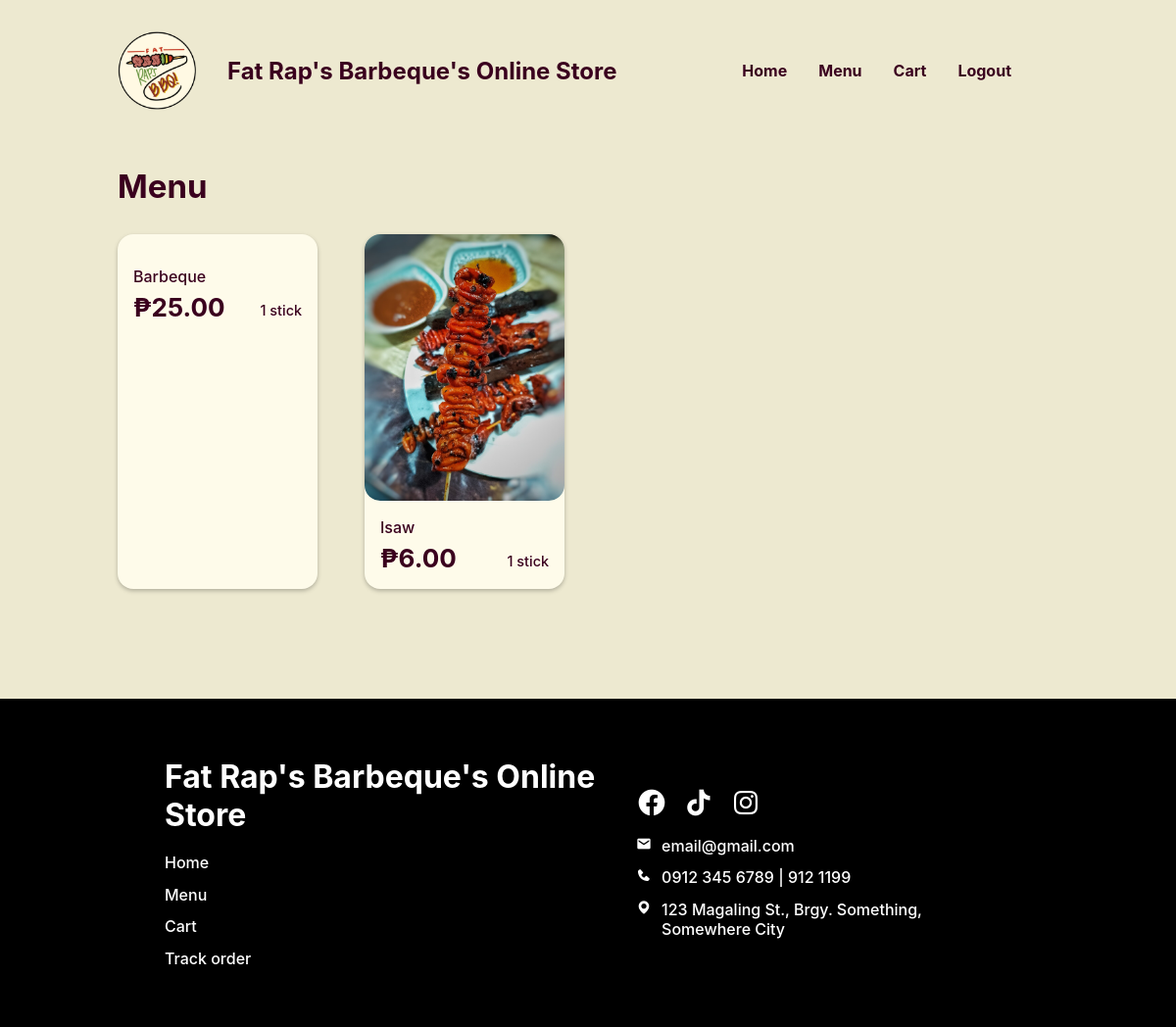
Page /Website/menu.php (signed in) on the committed database.
### tables this page shows
CREATE TABLE `food` (
  `FOOD_ID` int(18) UNSIGNED NOT NULL,
  `CTGY_ID` int(18) NOT NULL,
  `FOOD_NAME` varchar(20) NOT NULL,
  `FOOD_PRICE` decimal(10,2) NOT NULL,
  `FOOD_DESC` varchar(50) NOT NULL,
  `FOOD_IMG` varchar(255) NOT NULL,
  `FOOD_STOCK` int(20) NOT NULL,
  `FOOD_ACTIVE` varchar(10) NOT NULL,
  `FOOD_TYPE` varchar(16) NOT NULL
);

### Website/menu.php (the view, shortened to what this page needs)
<?php
@include 'constants.php';
$PRSN_ROLE = $_SESSION['prsn_role'];
?>
<!DOCTYPE html>
<html lang="en">
<head>
    <link rel="stylesheet" href="header-styles.css">
    <link rel="stylesheet" href="customer-styles.css">
    <link href='https://unpkg.com/boxicons@2.1.4/css/boxicons.min.css' rel='stylesheet'>
</head>
<body>
    <header>
        <div class="header-container">
            <div class="website-title">
                <img id="logo" src="images/client-logo.png">
                <div class="text">
                    <h1>Fat Rap's Barbeque's Online Store</h1>
                </div>
            </div>
            <ul class = 'menubar'>
                <li><a href="<?php echo SITEURL; ?>cus-home-page.php">Home</a></li>
                <li><a href="<?php echo SITEURL; ?>menu.php">Menu</a></li>
                <li><a href="<?php echo SITEURL; ?>cart.php">Cart</a></li>
                <?php
                if (isset($_SESSION['prsn_id'])) {
                ?>
                    <li><a href="<?php echo SITEURL; ?>logout.php">Logout</a>
                    <?php
                } else {
                    ?>
                    <li><a href="<?php echo SITEURL; ?>login-page.php">Login</a></li>
                <?php
                }
                ?>
            </ul>
        </div>
    </header>
    <main>
        <section class="section menu">
            <div class="section-heading">
                <h2>Menu</h2>
            </div>
            <section class="section-body">
            <?php
            $sql = "SELECT * FROM food WHERE FOOD_ACTIVE = 'Yes' AND FOOD_TYPE = '$PRSN_ROLE'";
            $res = mysqli_query($conn, $sql);
            $count = mysqli_num_rows($res);
            if ($count > 0) {
                while ($row = mysqli_fetch_assoc($res)) {
                    $FOOD_ID = $row['FOOD_ID'];
                    $FOOD_NAME = $row['FOOD_NAME'];
                    $FOOD_IMG = $row['FOOD_IMG'];
                    $FOOD_PRICE = $row['FOOD_PRICE'];
            ?>
                    <a class="menu-item" href="<?php echo SITEURL; ?>product-info.php?FOOD_ID=<?php echo $FOOD_ID?>">
                        <img src="<?php echo SITEURL; ?>images/<?php echo $FOOD_IMG; ?>" alt="">
                        <div class="text">
                            <p class="name"><?php echo $FOOD_NAME?></p>
                            <div class="inline">
                                <h2>₱<?php echo $FOOD_PRICE ?></h3>
                                    <p>1 stick</p>
                            </div>
                        </div>
                    </a>
            <?php
                }
            }
            ?>
            </section>
        </section>
    </main>
    <footer>
        <div class="footer-container">
            <div class="left-container">
                <h1>Fat Rap's Barbeque's Online Store</h1>
                <div class="list">
                    <ul>
                        <li><a href="<?php echo SITEURL; ?>cus-home-page.php">Home</a></li>
                        <li><a href="<?php echo SITEURL; ?>menu.php">Menu</a></li>
                        <li><a href="<?php echo SITEURL; ?>cart.php">Cart</a></li>
                        <li><a href="<?php echo SITEURL; ?>track-order.php">Track order</a></li>
                    </ul>
                </div>
            </div>
            <div class="right-container">
                <div class="icons-block">
                    <a href="https://www.youtube.com/">
                        <i class='bx bxl-facebook-circle'></i>
                    </a>
                    <a href="https://www.youtube.com/">
                        <i class='bx bxl-tiktok'></i>
                    </a>
                    <a href="https://www.youtube.com/">
                        <i class='bx bxl-instagram'></i>
                    </a>
                </div>
                <div class="list">
                    <div class="list-items">
                        <i class='bx bxs-envelope'></i>
                        <p>email@gmail.com</p>
                    </div>
                    <div class="list-items">
                        <i class='bx bxs-phone'></i>
                        <p>0912 345 6789 | 912 1199</p>
                    </div>
                    <div class="list-items">
                        <i class='bx bxs-map'></i>
                        <p>123 Magaling St., Brgy. Something, Somewhere City</p>
                    </div>
                </div>
            </div>
        </div>
    </footer>
</body>
</html>

### Website/header-styles.css (style rules this page uses)
*, *::before, *::after { margin: 0; padding: 0; box-sizing: border-box; font-family: inherit; }
:root { --bg:#F2FFE1; --primary:#F5D636; --text:#3A001E; --text2: #FA3F1F; --input-bg:#F7F3DC; --eye-icon:#CEC699; --block: #4ADE5D; --block-p:#277B32; --block-h1: #0F4C17; --form-bg: #FFFDEF; --header-text: #3A001E; }
body { font-family: 'Inter', sans-serif; }
header { width: 100%; display: flex; justify-content: center; align-items: center; position: fixed; top: 0; z-index: 100; color: var(--header-text); background-color: var(--bg); }
.header-container, .footer-container { min-width: 80%; max-width: 90%; margin-inline: auto; margin-top: 2rem; margin-bottom: 0.9rem; display: flex; justify-content: space-between; align-items: center; }
.website-title { display: flex; align-items: center; }
header img { width: 80px; position: relative; }
header .text { margin-left: 2rem; }
header h1 { white-space: nowrap; font-size: 1.5rem; }
li > a { color: inherit; text-decoration: none; }
footer { width: 100%; min-width: 320px; background-color: #000; color: #fff; display: flex; justify-content: center; align-items: center; padding: clamp(1rem,6%,60px) clamp(1rem,6%,60px); }
.footer-container { width: clamp(800px, 80%, 1000px); min-width: none; margin: 0 auto; display: flex; justify-content: space-between; }
.left-container h1 { margin-bottom: 1.2rem; }
.icons-block { margin-bottom: 1rem; }
.list > ul { padding-inline-start: 0; margin-block: 0; height: 100%; }
.list > ul, .list { display: grid; gap: 0.8rem; }
.list > ul > li { color: #fff; display: block; }
.icons-block { display: flex; gap: 1rem; }
.icons-block a { color: #fff; }
.icons-block i { font-size: 2rem; }
.list-items { display: flex; gap: 10px; }
.menubar { display: flex; flex-direction: row; list-style-type: none; margin: 0; padding: 0; }
.menubar > li { font-weight: bold; margin: 0 1rem; overflow: hidden; }

### Website/customer-styles.css (style rules this page uses)
*, *::before, *::after { margin: 0; padding: 0; box-sizing: border-box; font-family: inherit; }
:root { --bg:#EDE9D0; --primary:#F5D636; --active-primary:#EDCB1C; --input-bg:#F7F3DC; --form-bg: #FFFDEF; --available:#A8D991; --available-text:#304D23; --fully-booked:#C13B24; --fully-booked-text:var(--text); --closed:#3B3B3B; --closed-text:#A9A9A9; --product-info-bg: #C13B24; --block: #FEFBEA; --light-text: var(--block); --text: #3A001E; --gray: #DFDCCB; --green: #6FDE4A; --red: #C13B24; }
body { font-family: 'Inter', sans-serif; font-weight: 500; }
main { padding-top: 130px; padding-bottom: 7rem; height: max-content; background-color: var(--bg); color: var(--text); width: 100%; min-width: 320px; overflow: hidden; }
.section { width: 80%; margin: auto; margin-top: 2.5rem; display: flex; flex-direction: column; justify-content: space-between; }
.section-heading { display: flex; flex-direction: column; gap: 0.5rem; margin-bottom: 1.8rem; }
.section-heading h2 { font-size: 2.0625rem; }
.section-body { display: flex; flex-direction: column; gap: 1rem; }
.menu .section-body { display: grid; grid-template-columns: repeat(4, 1fr); gap: 3rem; }
.menu .menu-item img { width: 100%; border-radius: 1rem; }
.menu .menu-item { background-color: var(--block); border-radius: 1rem; box-shadow: rgba(0, 0, 0, 0.25) 0px 2px 4px 0px; }
.menu .menu-item { text-decoration: none; color: var(--text); }
.menu .menu-item .text { margin: 0.8rem 1rem 1rem 1rem; }
.menu .menu-item p.name { margin-bottom: 6px; }
.menu .menu-item .inline { display: flex; justify-content: space-between; align-items: flex-end; }
.menu .menu-item .inline p { font-size: 0.9rem; margin-bottom: 4px; }
.menu .menu-item .inline h2 { font-size: 1.625rem; }
.inline { width: 100%; display: flex; align-items: center; gap: 1rem; justify-content: space-between; }

### rows in the picture
food: FOOD_NAME "Barbeque", FOOD_PRICE "25.00"
food: FOOD_IMG (picture), FOOD_NAME "Isaw", FOOD_PRICE "6.00"
